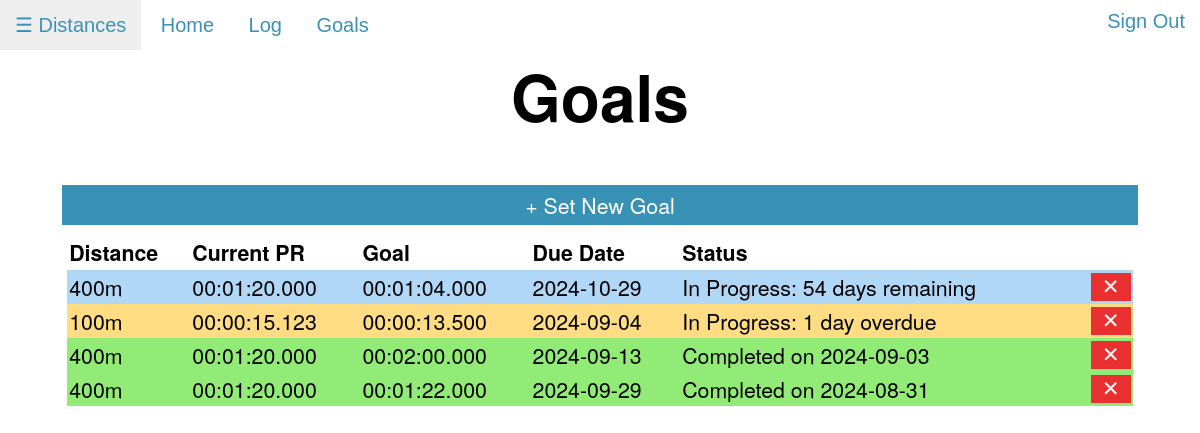
Before: /goals (signed in) with the older database file.
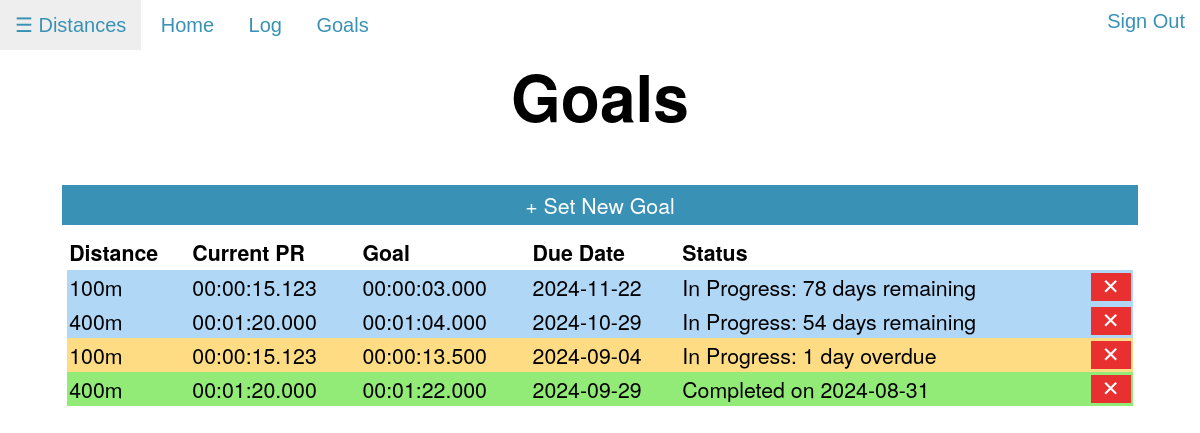
After: the same page with the newer database file.
### tables this page shows
CREATE TABLE goals (id INTEGER PRIMARY KEY AUTOINCREMENT NOT NULL, user_id INTEGER NOT NULL, dist_id INTEGER NOT NULL, h INTEGER NOT NULL, m INTEGER NOT NULL, s INTEGER NOT NULL, ms INTEGER NOT NULL, due_date TEXT NOT NULL, completion_date TEXT, status INTEGER NOT NULL, notes TEXT);

CREATE TABLE distances (id INTEGER PRIMARY KEY AUTOINCREMENT NOT NULL, user_id INTEGER NOT NULL, distance TEXT NOT NULL);

### app.py (the view)
@app.route("/goals")
@login_required
def goals():
    if db.execute("SELECT * FROM times WHERE user_id = ?", session["user_id"]) == []:
        return render_error("Please add times first!")
    goals = db.execute("SELECT * FROM goals WHERE user_id = ? ORDER BY status ASC, id DESC", session["user_id"])
    for goal in goals:
        goal["distance"] = id_to_dist(goal["dist_id"])
        pr = get_pr(goal["distance"])
        goal["pr_time"] = "%02d:%02d:%02d.%03d" % (pr["h"], pr["m"], pr["s"], pr["ms"])
        if goal["status"] == 0:
            goaltime = goal["h"] * 3600 + goal["m"] * 60 + goal["s"] + goal["ms"] / 1000
            prtime = pr["h"] * 3600 + pr["m"] * 60 + pr["s"] + pr["ms"] / 1000
            if prtime <= goaltime:
                db.execute("UPDATE goals SET status = 1, completion_date = ? WHERE id = ?", pr["date"], goal["id"])
                goal["completion_date"] = pr["date"]
                goal["status_text"] = "Completed on " + goal["completion_date"]
                goal["class"] = "tr_complete"
            else:
                goal["status_text"] = "In Progress: "
                due = datetime.datetime.strptime(goal["due_date"], "%Y-%m-%d")
                tod = datetime.datetime.strptime("2024-09-06", "%Y-%m-%d")
                remdays = due - tod
                if remdays.days >= -1:
                    goal["status_text"] += str(remdays.days + 1) + " " + ("day" if remdays.days + 1 == 1 else "days") + " remaining"
                    goal["class"] = "tr_progress"
                else:
                    goal["status_text"] += str(abs(remdays.days + 1)) + " " + ("day" if abs(remdays.days + 1) == 1 else "days") + " overdue"
                    goal["class"] = "tr_overdue"
        else:
            goal["status_text"] = "Completed on " + goal["completion_date"]
            goal["class"] = "tr_complete"
    load_dists()
    return render_template("goals.html", dists=dists, goals=goals)

### app.py (called while the page is built)
def login_required(f):
    @wraps(f)
    def decorated_function(*args, **kwargs):
        if session.get("user_id") is None:
            return redirect("/login")
        return f(*args, **kwargs)
    return decorated_function

def load_dists():
    dists.clear()
    rows = db.execute("SELECT distance FROM distances WHERE user_id = ?", session["user_id"])
    for row in rows:
        if row["distance"] not in dists:
            dists.append(row["distance"])

def dist_to_id(distance):
    return db.execute("SELECT id FROM distances WHERE distance = ? AND user_id = ?", distance, session["user_id"])[0]["id"]

def id_to_dist(id):
    return db.execute("SELECT distance FROM distances WHERE id = ?", id)[0]["distance"]

def get_pr(distance):
    r = db.execute("SELECT * FROM times WHERE dist_id = ? ORDER BY h ASC, m ASC, s ASC, ms ASC, date DESC", dist_to_id(distance))
    if len(r) == 0:
        return {}
    return r[0]

### templates/goals.html (shortened to what this page needs)
{% extends "layout.html" %}
{% block body %}
    <h1>Goals</h1>
    <a class="addentrylink" href="/addgoal">&plus; Set New Goal</a>
    <table>
        <thead class="heading">
            <td>Distance</td>
            <td>Current PR</td>
            <td>Goal</td>
            <td>Due Date</td>
            <td>Status</td>
            <td></td>
        </thead>
        {% for goal in goals %}
        <tr class="{{ goal["class"] }}">
            <td>{{ goal["distance"] }}</td>
            <td>{{ goal["pr_time"] }}</td>
            <td>{{ '%02d' % goal["h"] }}:{{ '%02d' % goal["m"] }}:{{ '%02d' % goal["s"] }}.{{ '%03d' % goal["ms"] }}</td>
            <td>{{ goal["due_date"] }}</td>
            <td>{{ goal["status_text"] }}</td>
            <td>
                <form action="/deletegoal">
                    <button class="trashbutton" type="submit">&#10005;</button>
                </form>
            </td>
        </tr>
        {% endfor %}
    </table>
{% endblock %}

### templates/layout.html (shortened to what this page needs)
<!DOCTYPE html>
<html lang="en">
    <head>
        <link rel="stylesheet" href="{{ url_for('static', filename='styles.css') }}">
    </head>
    <body>
        <div id="TopBar" class="topbar">
            <button class="openbtn" onclick="sidebarToggle()">&#9776; Distances</button>
            <a href="/"><button>Home</button></a>
            <a href="/log"><button>Log</button></a>
            <a href="/goals"><button>Goals</button></a>
            <a href="/signout" style="float:right;"><button>Sign Out</button></a>
        </div>
        <div id="main">
            {% block body %}{% endblock %}
        </div>
    </body>
</html>

### static/styles.css (style rules this page uses)
:root { --light_blue: rgb(57, 146, 182); --dark_blue: rgb(34, 56, 104); --light_gray: rgb(238, 238, 238); --dark_gray: rgb(126, 126, 126); }
body { font-family: 'Helvetica Neue', 'Arial', sans-serif; }
.topbar { height: 50px; width: 100%; position: fixed; top: 0; left: 0; background-color: white; z-index: 100; }
.topbar button { height: 100%; font-size: 20px; cursor: pointer; background-color: white; color: var(--light_blue); padding: 10px 15px; border: none; }
.topbar a { text-decoration: none; color: var(--light_blue) }
.openbtn { height: 100%; font-size: 20px; cursor: pointer; background-color: white; color: var(--light_blue); padding: 10px 15px; border: none; }
#main { transition: margin-left .5s; margin-top: 50px; }
h1 { font-size: 48pt; font-weight: bold; text-align: center; }
table { background-color: var(--light_gray); border-color: #ffffff; border-width: 2pt; border-collapse: collapse; margin-right: auto; margin-left: auto; width: 90%; margin-top: 10px; }
td { font-size: 16pt; border-color: white; border-width: 2pt; padding: 2px; }
.heading { font-weight: bold; background-color: white; font-size: 24pt; }
.trashbutton { float: right; border: none; width: 40px; height: 100%; font-size: 16pt; color: white; background-color: #e93030; transition: .5s; }
.addentrylink { text-align: center; text-decoration: none; font-size: 16pt; color: white; background-color: var(--light_blue); padding: 5px; margin-left: auto; margin-right: auto; display: block; width: 90%; transition: .5s; }
.tr_complete { background-color: rgb(146, 235, 119); }
.tr_overdue { background-color: rgb(253, 220, 131); }
.tr_progress { background-color: rgb(177, 215, 247); }

Changed rows visible on the page:
removed goals: distance "400m", pr_time "00:01:20.000", h "00", m "02", s "00", ms "000", due_date "2024-09-13", status_text "Completed on 2024-09-03"
added goals: distance "100m", pr_time "00:00:15.123", h "00", m "00", s "03", ms "000", due_date "2024-11-22", status_text "In Progress: 78 days remaining"
